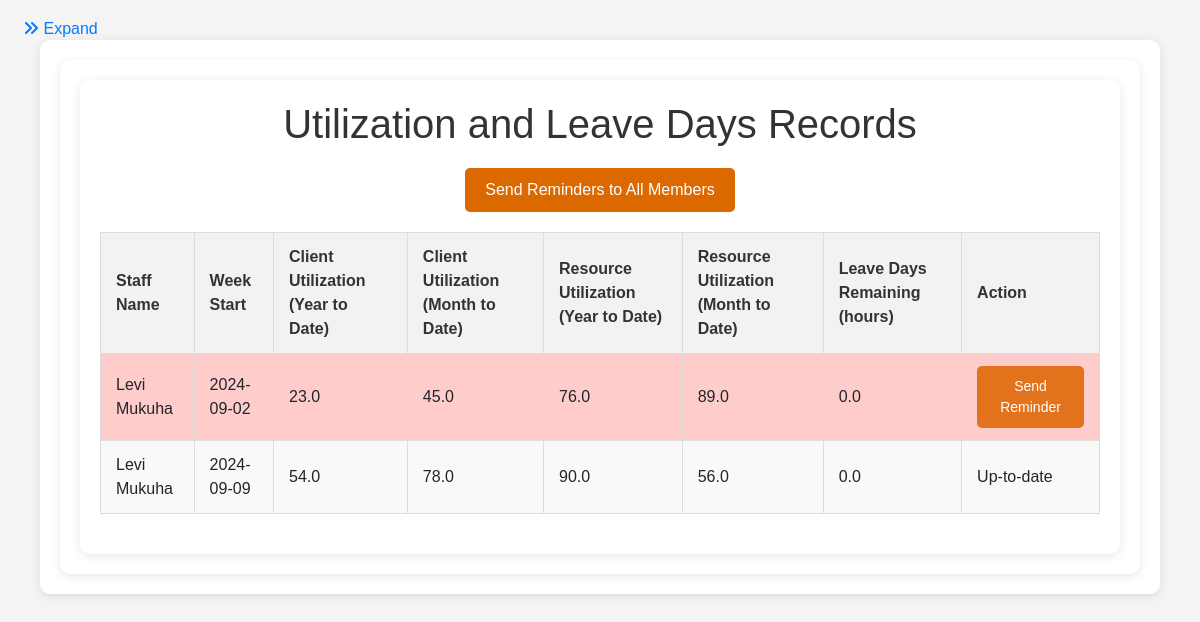
/view_utilization, run on an earlier commit of the app's database.
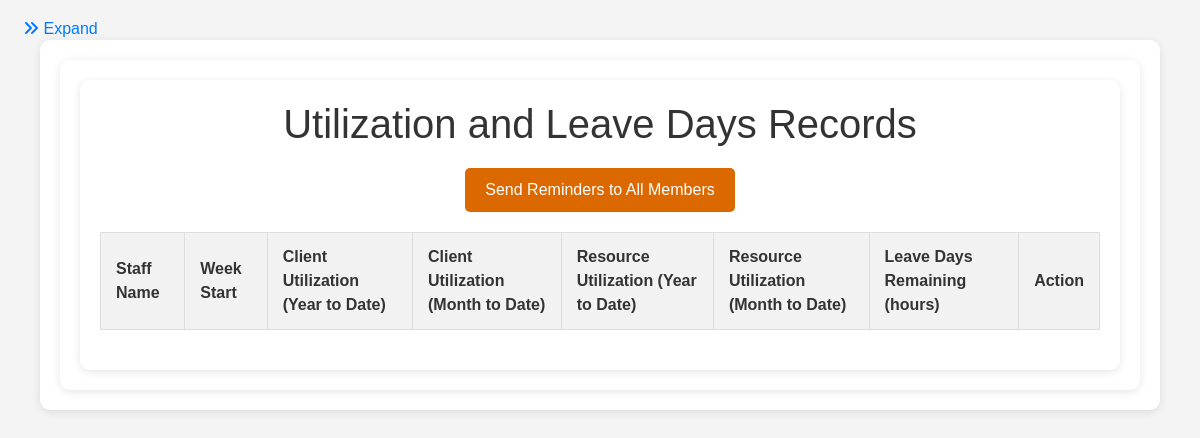
And on a later commit of the database.
### app.py (models this page shows, shortened)
class Utilization(db.Model):
    id = db.Column(db.Integer, primary_key=True)
    staff_id = db.Column(db.Integer, db.ForeignKey('staff.id'))
    week_start = db.Column(db.Date, nullable=False)  # Start of the week
    client_utilization_year_to_date = db.Column(db.Float, default=0.0)
    client_utilization_month_to_date = db.Column(db.Float, default=0.0)
    resource_utilization_year_to_date = db.Column(db.Float, default=0.0)
    resource_utilization_month_to_date = db.Column(db.Float, default=0.0)

class Staff(db.Model):
    id = db.Column(db.Integer, primary_key=True)
    name = db.Column(db.String(100), nullable=False)
    email = db.Column(db.String(120), unique=True, nullable=False)
    leave_days_remaining = db.Column(db.Float, default=0.0)  # Leave days remaining in hours
    is_team_leader = db.Column(Boolean, default=False)  # New field to indicate if the staff is a team leader
    receive_notifications = db.Column(Boolean, default=True)  # New field for notification preferences
    engagements = db.relationship('Engagement', backref='team_leader', lazy=True)
    proposals = db.relationship('Proposal', backref='team_leader', lazy=True)
    hours_logs = db.relationship('HoursLog', backref='staff_member', lazy=True)
    leave_records = db.relationship('LeaveRecord', backref='staff', lazy=True)
    utilizations = db.relationship('Utilization', backref='staff', lazy=True)

### app.py (the view)
@app.route('/view_utilization')
def view_utilization():
    current_week_start = date.today() - timedelta(days=date.today().weekday())
    utilizations = (db.session.query(Utilization)
                    .group_by(Utilization.staff_id)
                    .order_by(Utilization.staff_id, Utilization.week_start.desc())
                    .all())
    return render_template('view_utilization.html', utilizations=utilizations, current_week_start=current_week_start)

### templates/view_utilization.html (shortened to what this page needs)
{% extends "base.html" %}
{% block content %}
</head>
<body>
    <div class="container">
        <h1>Utilization and Leave Days Records</h1>
        <form action="{{ url_for('send_all_reminders') }}" method="POST" style="text-align: center; margin-bottom: 20px;">
            <button type="submit" style="background-color: #dc6900; color: white; padding: 10px 20px; border: none; border-radius: 5px; cursor: pointer;">
                Send Reminders to All Members
            </button>
          </form>
        <table>
            <thead>
                <tr>
                    <th>Staff Name</th>
                    <th>Week Start</th>
                    <th>Client Utilization (Year to Date)</th>
                    <th>Client Utilization (Month to Date)</th>
                    <th>Resource Utilization (Year to Date)</th>
                    <th>Resource Utilization (Month to Date)</th>
                    <th>Leave Days Remaining (hours)</th>
                    <th>Action</th>
                </tr>
            </thead>
            <tbody>
                {% for util in utilizations %}
                    <tr class="{% if util.week_start != current_week_start %}highlight-red{% endif %}">
                        <td>{{ util.staff.name }}</td>
                        <td>{{ util.week_start }}</td>
                        <td>{{ util.client_utilization_year_to_date }}</td>
                        <td>{{ util.client_utilization_month_to_date }}</td>
                        <td>{{ util.resource_utilization_year_to_date }}</td>
                        <td>{{ util.resource_utilization_month_to_date }}</td>
                        <td>{{ util.staff.leave_days_remaining }}</td>
                        <td>
                            {% if util.week_start != current_week_start %}
                                <form action="{{ url_for('send_reminder', member_id=util.staff_id) }}" method="POST">
                                    <button type="submit" class="reminder-button">Send Reminder</button>
                                </form>
                            {% else %}
                                <span>Up-to-date</span>
                            {% endif %}
                        </td>
                    </tr>
                {% endfor %}
            </tbody>
        </table>
    </div>
</body>
</html>
{% endblock %}

### templates/base.html (shortened to what this page needs)
<!DOCTYPE html>
<html lang="en">
<head>
    <link rel="stylesheet" href="https://cdnjs.cloudflare.com/ajax/libs/font-awesome/5.15.3/css/all.min.css">
    <link rel="stylesheet" href="https://maxcdn.bootstrapcdn.com/bootstrap/4.0.0/css/bootstrap.min.css">
</head>
<body>
    <div class="wrapper">
        <div class="content" id="main-content">
            <button class="btn btn-link" id="show-sidebar"><i class="fas fa-angle-double-right"></i> Expand</button>
            <div class="container">
                <main class="container">
                    {% block content %}{% endblock %}
</body>
</html>

### templates/base.html (style rules this page uses)
html, body { height: 100%; margin: 0; }
.wrapper { display: flex; min-height: 100vh; }
.content { flex: 1; padding: 20px; transition: margin-left 0.3s ease; }
#show-sidebar { position: fixed; top: 10px; left: 10px; z-index: 1001; }

### templates/view_utilization.html (style rules this page uses)
body { font-family: 'Arial', sans-serif; background-color: #f4f4f4; margin: 0; padding: 20px; }
.container { max-width: 1200px; margin: 0 auto; background-color: #fff; padding: 20px; border-radius: 10px; box-shadow: 0 2px 10px rgba(0, 0, 0, 0.1); }
h1 { color: #333; text-align: center; margin-bottom: 20px; }
table { width: 100%; border-collapse: collapse; margin-bottom: 20px; }
table, th, td { border: 1px solid #ddd; }
th, td { padding: 12px 15px; text-align: left; }
th { background-color: #f2f2f2; color: #333; }

What changed in the data, as far as the page shows it:
removed Utilization: staff.name "Levi Mukuha", week_start "2024-09-02", client_utilization_year_to_date "23.0", client_utilization_month_to_date "45.0", resource_utilization_year_to_date "76.0", resource_utilization_month_to_date "89.0", staff.leave_days_remaining "0.0"
removed Utilization: staff.name "Levi Mukuha", week_start "2024-09-09", client_utilization_year_to_date "54.0", client_utilization_month_to_date "78.0", resource_utilization_year_to_date "90.0", resource_utilization_month_to_date "56.0", staff.leave_days_remaining "0.0", shows "Up-to-date"
